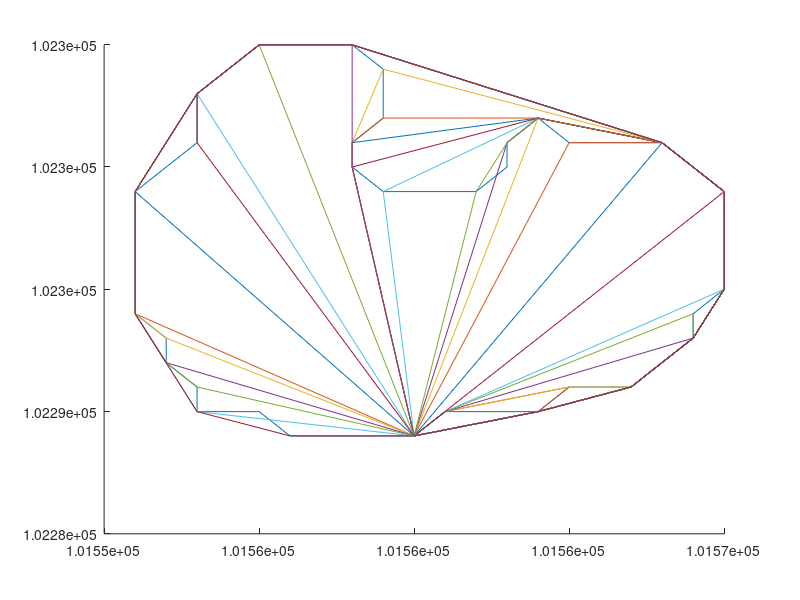
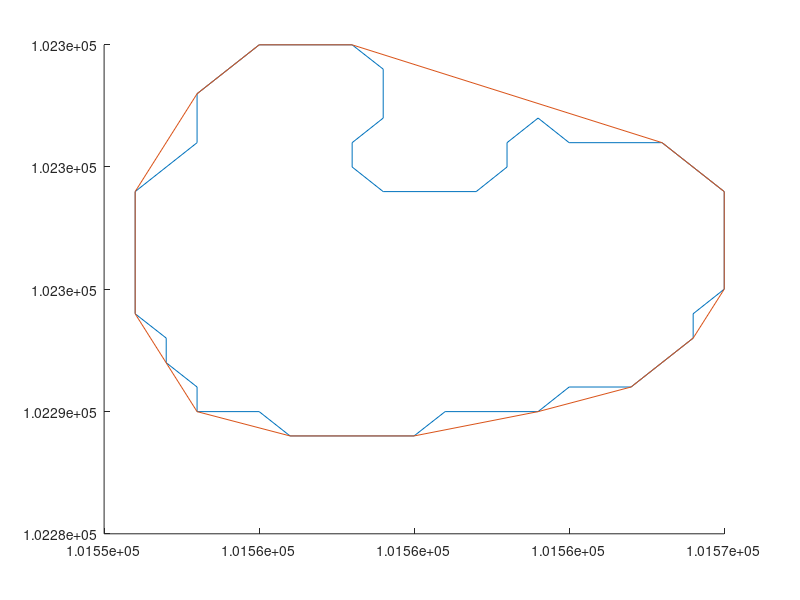

The MATLAB source for these figures, in order:
function hull()
close all

% Melkman
P=[[101560.000000, 102289.000000]; [101561.000000, 102290.000000]; [101564.000000, 102290.000000]; [101565.000000, 102291.000000]; [101567.000000, 102291.000000]; [101569.000000, 102293.000000]; [101569.000000, 102294.000000]; [101570.000000, 102295.000000]; [101570.000000, 102299.000000]; [101568.000000, 102301.000000]; [101565.000000, 102301.000000]; [101564.000000, 102302.000000]; [101563.000000, 102301.000000]; [101563.000000, 102300.000000]; [101562.000000, 102299.000000]; [101559.000000, 102299.000000]; [101558.000000, 102300.000000]; [101558.000000, 102301.000000]; [101559.000000, 102302.000000]; [101559.000000, 102304.000000]; [101558.000000, 102305.000000]; [101555.000000, 102305.000000]; [101553.000000, 102303.000000]; [101553.000000, 102301.000000]; [101551.000000, 102299.000000]; [101551.000000, 102294.000000]; [101552.000000, 102293.000000]; [101552.000000, 102292.000000]; [101553.000000, 102291.000000]; [101553.000000, 102290.000000]; [101555.000000, 102290.000000]; [101556.000000, 102289.000000]]
%P = cat(1, P, P(1,:));
plotP(P);

H = melkman(P);
figure,
plotP(P);
plotP(H);

end

function H = melkman(P)
n = size(P,1);

% An array implementation of a dequeue
dq = -1*ones(2*n, 1);
% db and dt will always refer to the same vertex
b = n; % Bottom
t = b-1; % Top 

v1 = 1; v2 = 2; v3 = 3;
if rcl(P(v1, :), P(v2, :), P(v3, :)) > 0
    [dq, b, t] = push(dq, b, t, v1);
    [dq, b, t] = push(dq, b, t, v2);
    % push v1, push v2
else
    % push v2, push v1
    [dq, b, t] = push(dq, b, t, v2);
    [dq, b, t] = push(dq, b, t, v1);
end
% push v3
[dq, b, t] = push(dq, b, t, v3);
% insert v3
[dq, b, t] = insert(dq, b, t, v3);


next = 4;

while next < n
    v = next; next = next+1;
    %% 2
while ~( rcl( P(v, :),P(dq(b),:),P(dq(b+1),:)) < 0 || ...
    rcl(P(dq(t-1), :), P(dq(t), :), P(v,:)) < 0)
    if next == n+1
        H = P(dq(b:t), :);
        return;        
    end
    v = next;
    next = next+1;    
end

%% 3
while ~(rcl(P(dq(t-1), :), P(dq(t), :), P(v, :)) > 0)
    t = t-1; %pop
end

%% 4
% push v
[dq, b, t] = push(dq, b, t, v);

while ~(rcl(P(v, :), P(dq(b), :), P(dq(b+1),:)) > 0)
    % remove d_b
    b = b+1;
end
[dq, b, t] = insert(dq, b, t, v);

plotP(P(dq(b:t), :))
end

H = P(dq(b:t), :);
return;
end

function [dq, b, t] = insert(dq, b, t, e)
b = b - 1;
dq(b) = e;
end

function [dq, b, t] = push(dq, b, t, e)
t = t+1;
dq(t) = e;
end

function v = rcl(A, B, C)
% right = 1;
% colinear = 0;
% left = -1;

Q = B - A;
R = C - A;
v = (Q(1)*R(2) - Q(2)*R(1));

end

function plotP(P)
P = cat(1, P, P(1,:));
hold on
plot(P(:,1), P(:,2))
end